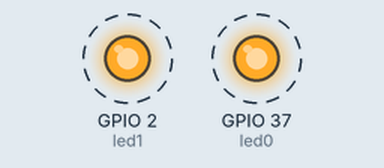
A program run on a simulated ESP32-S3. Shown: output pins drawn as LEDs (lit = HIGH). Dashed ring = blinking. What the program prints to the serial monitor is not drawn.

Above: at 0.2 s.
Timing chart, 0 to 4.6 s (numbered marks = the images above):
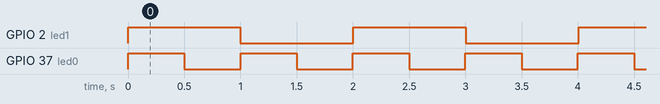

The program:

main.cpp
```cpp
#include <Arduino.h>
//#include <FreeRTOS.h>

SemaphoreHandle_t mutex;
// put function declarations here:
TaskHandle_t Tarea1handle;
TaskHandle_t Tarea2handle;

const int led1 = 2; //Pin del LED
const int led0 = 37;

void Tarea0(void * parameter){
  for(;;){
    Serial.print("Funciona 0");
    // Turn the LED on
    digitalWrite(led0, HIGH);
    // Pause the task for 500ms
    vTaskDelay(500 / portTICK_PERIOD_MS);
    // Turn the LED off
    digitalWrite(led0, LOW);
    // Pause the task again for 500ms
    vTaskDelay(500 / portTICK_PERIOD_MS);
  }
}

void Tarea1(void * parameter){

  /*Serial.print("Tarea 1 is running on");
  Serial.println(xPortGetCoreID());*/

  for(;;){ // infinite loop

    if (xSemaphoreTake(mutex, portMAX_DELAY) == pdTRUE){

    Serial.print(" Led encendido ");

    // Turn the LED on
    digitalWrite(led1, HIGH);

    vTaskDelay(1000);
    // Libero el semaforo
    xSemaphoreGive(mutex);


    }
    // Pause the task for 500ms
    vTaskDelay(100);


  }
}

void Tarea2(void * parameter){

  /*Serial.print(" Tarea 2 is running on: " );
  Serial.println(xPortGetCoreID());*/

  for(;;){

    if (xSemaphoreTake(mutex, portMAX_DELAY) == pdTRUE){


      Serial.print(" Led apagado ");
      // Turn the LED off
      digitalWrite(led1, LOW);

      vTaskDelay(1000);
      xSemaphoreGive(mutex);
    }

      // Pause the task again for 500ms
      vTaskDelay(100);
  }
}

void setup() {
  Serial.begin(115200);
  pinMode(led1, OUTPUT);
  pinMode(led0, OUTPUT);

  // Inicializar el semáforo
  mutex = xSemaphoreCreateMutex();

  xTaskCreatePinnedToCore( Tarea1,"Tarea1", 10000,NULL,1,&Tarea1handle,1);


  xTaskCreatePinnedToCore( Tarea2,"Tarea2", 10000,NULL,1,&Tarea2handle,0);


  xTaskCreatePinnedToCore(
    Tarea0, // Function that should be called
    "Tarea0", // Name of the task (for debugging)
    1000, // Stack size (bytes)
    NULL, // Parameter to pass
    1, // Task priority
    NULL, // Task handle
    1
  );

}

void loop() {
  // put your main code here, to run repeatedly:

}  
```

Measured:
- by itself, GPIO 2 (led1): alternates HIGH for 1.0 s and LOW for 1.0 s
- by itself, GPIO 37 (led0): alternates HIGH for 0.50 s and LOW for 0.50 s
